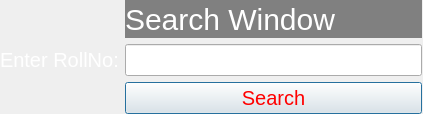
<?xml version="1.0" encoding="UTF-8"?>
<ui version="4.0">
 <class>findBox</class>
 <widget class="QDialog" name="findBox">
  <property name="geometry">
   <rect>
    <x>0</x>
    <y>0</y>
    <width>423</width>
    <height>114</height>
   </rect>
  </property>
  <property name="windowTitle">
   <string>Dialog</string>
  </property>
  <widget class="QWidget" name="layoutWidget">
   <property name="geometry">
    <rect>
     <x>0</x>
     <y>0</y>
     <width>422</width>
     <height>114</height>
    </rect>
   </property>
   <layout class="QGridLayout" name="gridLayout">
    <item row="0" column="1">
     <widget class="QLabel" name="label">
      <property name="styleSheet">
       <string notr="true">QLabel{
background: light gray;
font-size: 30px;
color: white;
}</string>
      </property>
      <property name="text">
       <string>Search Window</string>
      </property>
     </widget>
    </item>
    <item row="1" column="0">
     <widget class="QLabel" name="label_2">
      <property name="styleSheet">
       <string notr="true">QLabel{
font-size: 20px;
color: white;
}</string>
      </property>
      <property name="text">
       <string>Enter RollNo:</string>
      </property>
     </widget>
    </item>
    <item row="1" column="1">
     <widget class="QLineEdit" name="lineEdit">
      <property name="styleSheet">
       <string notr="true">QLineEdit{
font-size: 20px;
}</string>
      </property>
     </widget>
    </item>
    <item row="2" column="1">
     <widget class="QPushButton" name="pushButton">
      <property name="styleSheet">
       <string notr="true">QPushButton{
font-size: 20px;
color: red;
}</string>
      </property>
      <property name="text">
       <string>Search</string>
      </property>
     </widget>
    </item>
   </layout>
  </widget>
 </widget>
 <resources/>
 <connections/>
</ui>
